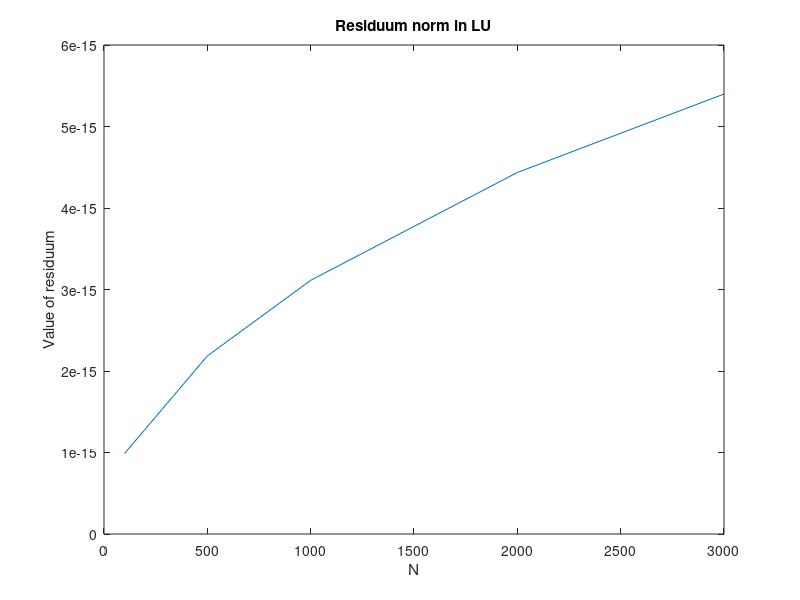

MATLAB code for this plot:
% Load data from the files and convert from ms to s
% jacobi_times = load('jacobi_times.txt') / 1000;
% gauss_times = load('gauss_times.txt') / 1000;
% LU_times = load('LU_times.txt') / 1000;
% 
% Create a vector of N values
% N = [100, 500, 1000, 2000, 3000];
% 
% Create the plot
% plot(N, jacobi_times);
% hold on
% plot(N, gauss_times);
% plot(N, LU_times);
% hold off
% ylim([0, 100]);
% xlabel('N');
% ylabel('Time');
% title('Execution Time Comparison');
% legend('Jacobi Method', 'Gauss Elimination', 'LU Decomposition');

N = [100, 500, 1000, 2000, 3000];
res1 = [9.8945e-16,
2.18437e-15,
3.11257e-15,
4.43584e-15,
5.39866e-15
];



%semilogy(iter1, res1,'r', 1:length(iter2), res2, 'g',1:length(iter3), res3, 'b',1:length(iter4), res4, 'm',1:length(iter5), res5, 'c')
plot(N, res1)
% add title and axis labels
title('Residuum norm in LU')
xlabel('N')
ylabel('Value of residuum')

% add legend




